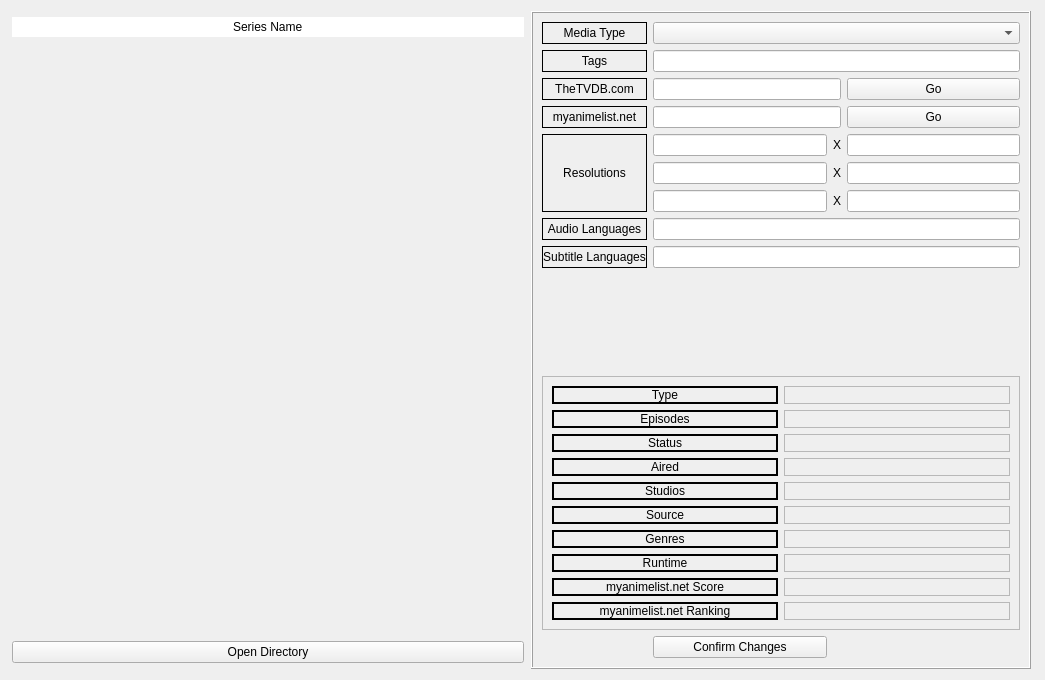
<?xml version="1.0" encoding="UTF-8"?>
<ui version="4.0">
 <class>AnimeSeriesConfig</class>
 <widget class="QWidget" name="AnimeSeriesConfig">
  <property name="geometry">
   <rect>
    <x>0</x>
    <y>0</y>
    <width>1045</width>
    <height>680</height>
   </rect>
  </property>
  <property name="windowTitle">
   <string>Form</string>
  </property>
  <layout class="QGridLayout" name="gridLayout">
   <item row="1" column="0">
    <widget class="QLineEdit" name="series_name_edit">
     <property name="enabled">
      <bool>true</bool>
     </property>
     <property name="sizePolicy">
      <sizepolicy hsizetype="Preferred" vsizetype="Fixed">
       <horstretch>0</horstretch>
       <verstretch>0</verstretch>
      </sizepolicy>
     </property>
     <property name="minimumSize">
      <size>
       <width>134</width>
       <height>0</height>
      </size>
     </property>
     <property name="text">
      <string>Series Name</string>
     </property>
     <property name="frame">
      <bool>false</bool>
     </property>
     <property name="alignment">
      <set>Qt::AlignCenter</set>
     </property>
    </widget>
   </item>
   <item row="3" column="0">
    <widget class="QLabel" name="folder_icon_label">
     <property name="sizePolicy">
      <sizepolicy hsizetype="Preferred" vsizetype="Preferred">
       <horstretch>0</horstretch>
       <verstretch>0</verstretch>
      </sizepolicy>
     </property>
     <property name="maximumSize">
      <size>
       <width>512</width>
       <height>512</height>
      </size>
     </property>
     <property name="text">
      <string/>
     </property>
     <property name="pixmap">
      <pixmap>../../../../../../../Downloads/pokemon_folder_icon_by_mikromike-d8mldi8.png</pixmap>
     </property>
     <property name="scaledContents">
      <bool>true</bool>
     </property>
     <property name="alignment">
      <set>Qt::AlignCenter</set>
     </property>
    </widget>
   </item>
   <item row="2" column="0">
    <spacer name="verticalSpacer_2">
     <property name="orientation">
      <enum>Qt::Vertical</enum>
     </property>
     <property name="sizeHint" stdset="0">
      <size>
       <width>20</width>
       <height>40</height>
      </size>
     </property>
    </spacer>
   </item>
   <item row="0" column="1" rowspan="7">
    <widget class="QFrame" name="frame">
     <property name="enabled">
      <bool>true</bool>
     </property>
     <property name="maximumSize">
      <size>
       <width>500</width>
       <height>16777215</height>
      </size>
     </property>
     <property name="frameShape">
      <enum>QFrame::Box</enum>
     </property>
     <property name="frameShadow">
      <enum>QFrame::Raised</enum>
     </property>
     <layout class="QGridLayout" name="gridLayout_2">
      <item row="11" column="1">
       <widget class="QPushButton" name="confirm_changes_button">
        <property name="text">
         <string>Confirm Changes</string>
        </property>
       </widget>
      </item>
      <item row="10" column="0" colspan="4">
       <widget class="QFrame" name="frame_2">
        <property name="frameShape">
         <enum>QFrame::StyledPanel</enum>
        </property>
        <property name="frameShadow">
         <enum>QFrame::Raised</enum>
        </property>
        <layout class="QGridLayout" name="gridLayout_3">
         <item row="0" column="0">
          <widget class="QLabel" name="label_15">
           <property name="frameShape">
            <enum>QFrame::WinPanel</enum>
           </property>
           <property name="text">
            <string>Type</string>
           </property>
           <property name="alignment">
            <set>Qt::AlignCenter</set>
           </property>
          </widget>
         </item>
         <item row="3" column="0">
          <widget class="QLabel" name="label_10">
           <property name="frameShape">
            <enum>QFrame::WinPanel</enum>
           </property>
           <property name="text">
            <string>Aired</string>
           </property>
           <property name="alignment">
            <set>Qt::AlignCenter</set>
           </property>
          </widget>
         </item>
         <item row="2" column="0">
          <widget class="QLabel" name="label_8">
           <property name="frameShape">
            <enum>QFrame::WinPanel</enum>
           </property>
           <property name="text">
            <string>Status</string>
           </property>
           <property name="alignment">
            <set>Qt::AlignCenter</set>
           </property>
          </widget>
         </item>
         <item row="7" column="1">
          <widget class="QLabel" name="mal_runtime_label">
           <property name="frameShape">
            <enum>QFrame::StyledPanel</enum>
           </property>
           <property name="text">
            <string/>
           </property>
           <property name="alignment">
            <set>Qt::AlignCenter</set>
           </property>
           <property name="wordWrap">
            <bool>false</bool>
           </property>
          </widget>
         </item>
         <item row="6" column="0">
          <widget class="QLabel" name="label_18">
           <property name="frameShape">
            <enum>QFrame::WinPanel</enum>
           </property>
           <property name="text">
            <string>Genres</string>
           </property>
           <property name="alignment">
            <set>Qt::AlignCenter</set>
           </property>
          </widget>
         </item>
         <item row="8" column="0">
          <widget class="QLabel" name="label_19">
           <property name="frameShape">
            <enum>QFrame::WinPanel</enum>
           </property>
           <property name="text">
            <string>myanimelist.net Score</string>
           </property>
           <property name="alignment">
            <set>Qt::AlignCenter</set>
           </property>
          </widget>
         </item>
         <item row="7" column="0">
          <widget class="QLabel" name="label_16">
           <property name="frameShape">
            <enum>QFrame::WinPanel</enum>
           </property>
           <property name="text">
            <string>Runtime</string>
           </property>
           <property name="alignment">
            <set>Qt::AlignCenter</set>
           </property>
          </widget>
         </item>
         <item row="5" column="1">
          <widget class="QLabel" name="mal_source_label">
           <property name="frameShape">
            <enum>QFrame::StyledPanel</enum>
           </property>
           <property name="text">
            <string/>
           </property>
           <property name="alignment">
            <set>Qt::AlignCenter</set>
           </property>
          </widget>
         </item>
         <item row="4" column="0">
          <widget class="QLabel" name="label_12">
           <property name="frameShape">
            <enum>QFrame::WinPanel</enum>
           </property>
           <property name="text">
            <string>Studios</string>
           </property>
           <property name="alignment">
            <set>Qt::AlignCenter</set>
           </property>
          </widget>
         </item>
         <item row="2" column="1">
          <widget class="QLabel" name="mal_status_label">
           <property name="frameShape">
            <enum>QFrame::StyledPanel</enum>
           </property>
           <property name="text">
            <string/>
           </property>
           <property name="alignment">
            <set>Qt::AlignCenter</set>
           </property>
          </widget>
         </item>
         <item row="3" column="1">
          <widget class="QLabel" name="mal_aired_label">
           <property name="frameShape">
            <enum>QFrame::StyledPanel</enum>
           </property>
           <property name="text">
            <string/>
           </property>
           <property name="alignment">
            <set>Qt::AlignCenter</set>
           </property>
          </widget>
         </item>
         <item row="5" column="0">
          <widget class="QLabel" name="label_14">
           <property name="frameShape">
            <enum>QFrame::WinPanel</enum>
           </property>
           <property name="text">
            <string>Source</string>
           </property>
           <property name="alignment">
            <set>Qt::AlignCenter</set>
           </property>
          </widget>
         </item>
         <item row="1" column="0">
          <widget class="QLabel" name="label_17">
           <property name="frameShape">
            <enum>QFrame::WinPanel</enum>
           </property>
           <property name="text">
            <string>Episodes</string>
           </property>
           <property name="alignment">
            <set>Qt::AlignCenter</set>
           </property>
          </widget>
         </item>
         <item row="9" column="0">
          <widget class="QLabel" name="label_20">
           <property name="frameShape">
            <enum>QFrame::WinPanel</enum>
           </property>
           <property name="text">
            <string>myanimelist.net Ranking</string>
           </property>
           <property name="alignment">
            <set>Qt::AlignCenter</set>
           </property>
          </widget>
         </item>
         <item row="0" column="1">
          <widget class="QLabel" name="mal_type_label">
           <property name="frameShape">
            <enum>QFrame::StyledPanel</enum>
           </property>
           <property name="text">
            <string/>
           </property>
           <property name="alignment">
            <set>Qt::AlignCenter</set>
           </property>
          </widget>
         </item>
         <item row="1" column="1">
          <widget class="QLabel" name="mal_episodes_label">
           <property name="frameShape">
            <enum>QFrame::StyledPanel</enum>
           </property>
           <property name="text">
            <string/>
           </property>
           <property name="alignment">
            <set>Qt::AlignCenter</set>
           </property>
          </widget>
         </item>
         <item row="6" column="1">
          <widget class="QLabel" name="mal_genres_label">
           <property name="frameShape">
            <enum>QFrame::StyledPanel</enum>
           </property>
           <property name="text">
            <string/>
           </property>
           <property name="alignment">
            <set>Qt::AlignCenter</set>
           </property>
           <property name="wordWrap">
            <bool>true</bool>
           </property>
          </widget>
         </item>
         <item row="8" column="1">
          <widget class="QLabel" name="mal_score_label">
           <property name="frameShape">
            <enum>QFrame::StyledPanel</enum>
           </property>
           <property name="text">
            <string/>
           </property>
           <property name="alignment">
            <set>Qt::AlignCenter</set>
           </property>
          </widget>
         </item>
         <item row="9" column="1">
          <widget class="QLabel" name="mal_ranking_label">
           <property name="frameShape">
            <enum>QFrame::StyledPanel</enum>
           </property>
           <property name="text">
            <string/>
           </property>
           <property name="alignment">
            <set>Qt::AlignCenter</set>
           </property>
          </widget>
         </item>
         <item row="4" column="1">
          <widget class="QLabel" name="mal_studios_label">
           <property name="frameShape">
            <enum>QFrame::StyledPanel</enum>
           </property>
           <property name="text">
            <string/>
           </property>
           <property name="alignment">
            <set>Qt::AlignCenter</set>
           </property>
           <property name="wordWrap">
            <bool>true</bool>
           </property>
          </widget>
         </item>
        </layout>
       </widget>
      </item>
      <item row="6" column="3">
       <widget class="QLineEdit" name="resolution_three_edit_y">
        <property name="minimumSize">
         <size>
          <width>146</width>
          <height>0</height>
         </size>
        </property>
        <property name="text">
         <string/>
        </property>
       </widget>
      </item>
      <item row="1" column="1" colspan="3">
       <widget class="QLineEdit" name="tags_edit">
        <property name="text">
         <string/>
        </property>
       </widget>
      </item>
      <item row="7" column="0">
       <widget class="QLabel" name="label_6">
        <property name="frameShape">
         <enum>QFrame::Box</enum>
        </property>
        <property name="text">
         <string>Audio Languages</string>
        </property>
        <property name="alignment">
         <set>Qt::AlignCenter</set>
        </property>
       </widget>
      </item>
      <item row="7" column="1" colspan="3">
       <widget class="QLineEdit" name="audio_language_edit">
        <property name="text">
         <string/>
        </property>
       </widget>
      </item>
      <item row="2" column="1" colspan="2">
       <widget class="QLineEdit" name="tvdb_url_edit">
        <property name="text">
         <string/>
        </property>
       </widget>
      </item>
      <item row="4" column="1">
       <widget class="QLineEdit" name="resolution_one_edit_x">
        <property name="text">
         <string/>
        </property>
       </widget>
      </item>
      <item row="6" column="1">
       <widget class="QLineEdit" name="resolution_three_edit_x">
        <property name="text">
         <string/>
        </property>
       </widget>
      </item>
      <item row="4" column="3">
       <widget class="QLineEdit" name="resolution_one_edit_y">
        <property name="minimumSize">
         <size>
          <width>146</width>
          <height>0</height>
         </size>
        </property>
        <property name="text">
         <string/>
        </property>
       </widget>
      </item>
      <item row="2" column="0">
       <widget class="QLabel" name="label_2">
        <property name="frameShape">
         <enum>QFrame::Box</enum>
        </property>
        <property name="text">
         <string>TheTVDB.com</string>
        </property>
        <property name="alignment">
         <set>Qt::AlignCenter</set>
        </property>
       </widget>
      </item>
      <item row="0" column="1" colspan="3">
       <widget class="QComboBox" name="media_type_combo_box"/>
      </item>
      <item row="5" column="3">
       <widget class="QLineEdit" name="resolution_two_edit_y">
        <property name="minimumSize">
         <size>
          <width>146</width>
          <height>0</height>
         </size>
        </property>
        <property name="text">
         <string/>
        </property>
       </widget>
      </item>
      <item row="4" column="0" rowspan="3">
       <widget class="QLabel" name="label_5">
        <property name="frameShape">
         <enum>QFrame::Box</enum>
        </property>
        <property name="text">
         <string>Resolutions</string>
        </property>
        <property name="alignment">
         <set>Qt::AlignCenter</set>
        </property>
       </widget>
      </item>
      <item row="2" column="3">
       <widget class="QPushButton" name="tvdb_url_button">
        <property name="text">
         <string>Go</string>
        </property>
       </widget>
      </item>
      <item row="1" column="0">
       <widget class="QLabel" name="label_3">
        <property name="frameShape">
         <enum>QFrame::Box</enum>
        </property>
        <property name="text">
         <string>Tags</string>
        </property>
        <property name="alignment">
         <set>Qt::AlignCenter</set>
        </property>
       </widget>
      </item>
      <item row="0" column="0">
       <widget class="QLabel" name="label_4">
        <property name="frameShape">
         <enum>QFrame::Box</enum>
        </property>
        <property name="text">
         <string>Media Type</string>
        </property>
        <property name="alignment">
         <set>Qt::AlignCenter</set>
        </property>
       </widget>
      </item>
      <item row="8" column="1" colspan="3">
       <widget class="QLineEdit" name="subtitle_language_edit">
        <property name="text">
         <string/>
        </property>
       </widget>
      </item>
      <item row="5" column="2">
       <widget class="QLabel" name="label_9">
        <property name="text">
         <string>X</string>
        </property>
        <property name="alignment">
         <set>Qt::AlignCenter</set>
        </property>
       </widget>
      </item>
      <item row="6" column="2">
       <widget class="QLabel" name="label_11">
        <property name="text">
         <string>X</string>
        </property>
        <property name="alignment">
         <set>Qt::AlignCenter</set>
        </property>
       </widget>
      </item>
      <item row="9" column="0">
       <spacer name="verticalSpacer">
        <property name="orientation">
         <enum>Qt::Vertical</enum>
        </property>
        <property name="sizeHint" stdset="0">
         <size>
          <width>20</width>
          <height>40</height>
         </size>
        </property>
       </spacer>
      </item>
      <item row="8" column="0">
       <widget class="QLabel" name="label_7">
        <property name="frameShape">
         <enum>QFrame::Box</enum>
        </property>
        <property name="text">
         <string>Subtitle Languages</string>
        </property>
        <property name="alignment">
         <set>Qt::AlignCenter</set>
        </property>
       </widget>
      </item>
      <item row="5" column="1">
       <widget class="QLineEdit" name="resolution_two_edit_x">
        <property name="text">
         <string/>
        </property>
       </widget>
      </item>
      <item row="4" column="2">
       <widget class="QLabel" name="label">
        <property name="text">
         <string>X</string>
        </property>
        <property name="alignment">
         <set>Qt::AlignCenter</set>
        </property>
       </widget>
      </item>
      <item row="3" column="3">
       <widget class="QPushButton" name="myanimelist_url_button">
        <property name="text">
         <string>Go</string>
        </property>
       </widget>
      </item>
      <item row="3" column="0">
       <widget class="QLabel" name="label_13">
        <property name="frameShape">
         <enum>QFrame::Box</enum>
        </property>
        <property name="text">
         <string>myanimelist.net</string>
        </property>
        <property name="alignment">
         <set>Qt::AlignCenter</set>
        </property>
       </widget>
      </item>
      <item row="3" column="1" colspan="2">
       <widget class="QLineEdit" name="myanimelist_url_edit"/>
      </item>
     </layout>
    </widget>
   </item>
   <item row="5" column="0">
    <widget class="QPushButton" name="open_directory_button">
     <property name="text">
      <string>Open Directory</string>
     </property>
    </widget>
   </item>
   <item row="4" column="0">
    <spacer name="verticalSpacer_3">
     <property name="orientation">
      <enum>Qt::Vertical</enum>
     </property>
     <property name="sizeHint" stdset="0">
      <size>
       <width>20</width>
       <height>40</height>
      </size>
     </property>
    </spacer>
   </item>
  </layout>
 </widget>
 <tabstops>
  <tabstop>series_name_edit</tabstop>
  <tabstop>media_type_combo_box</tabstop>
  <tabstop>tags_edit</tabstop>
  <tabstop>tvdb_url_edit</tabstop>
  <tabstop>tvdb_url_button</tabstop>
  <tabstop>myanimelist_url_edit</tabstop>
  <tabstop>myanimelist_url_button</tabstop>
  <tabstop>resolution_one_edit_x</tabstop>
  <tabstop>resolution_one_edit_y</tabstop>
  <tabstop>resolution_two_edit_x</tabstop>
  <tabstop>resolution_two_edit_y</tabstop>
  <tabstop>resolution_three_edit_x</tabstop>
  <tabstop>resolution_three_edit_y</tabstop>
  <tabstop>audio_language_edit</tabstop>
  <tabstop>subtitle_language_edit</tabstop>
  <tabstop>confirm_changes_button</tabstop>
  <tabstop>open_directory_button</tabstop>
 </tabstops>
 <resources/>
 <connections/>
</ui>
